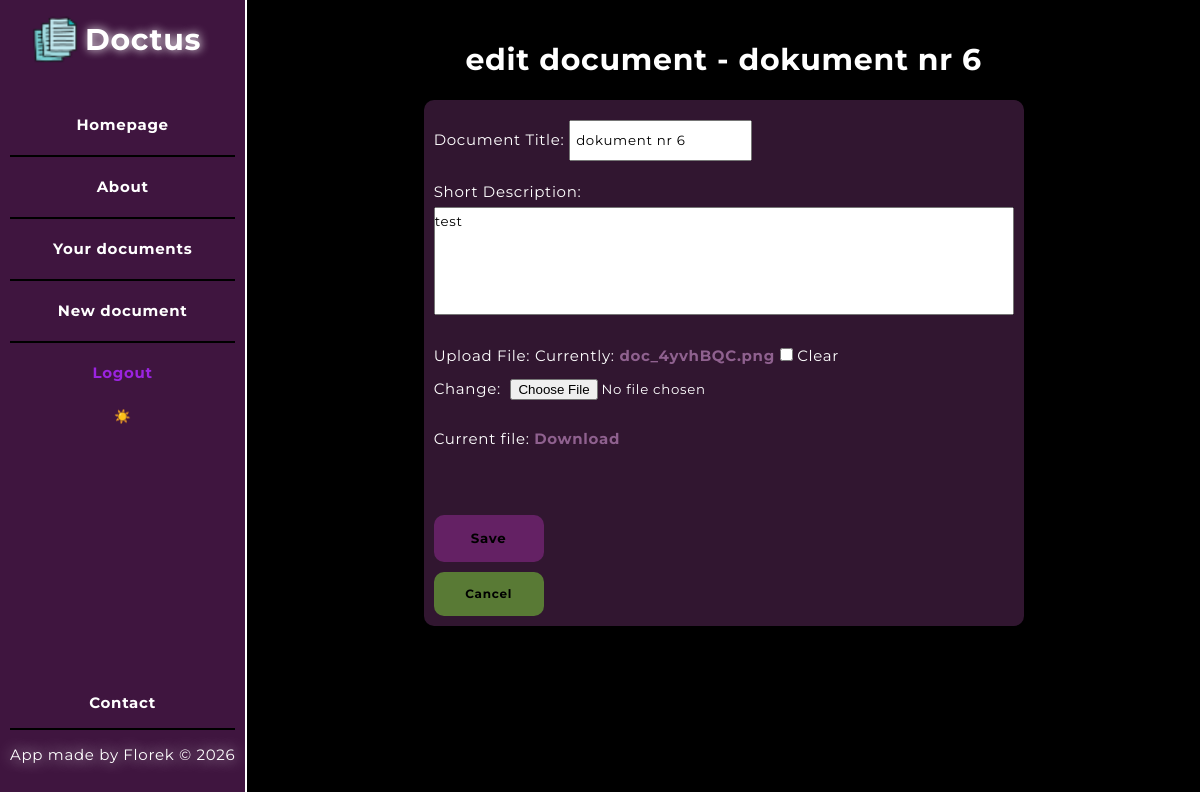
Page /documents/edit-document/dokument-nr-6 (signed in) on the earlier database version.
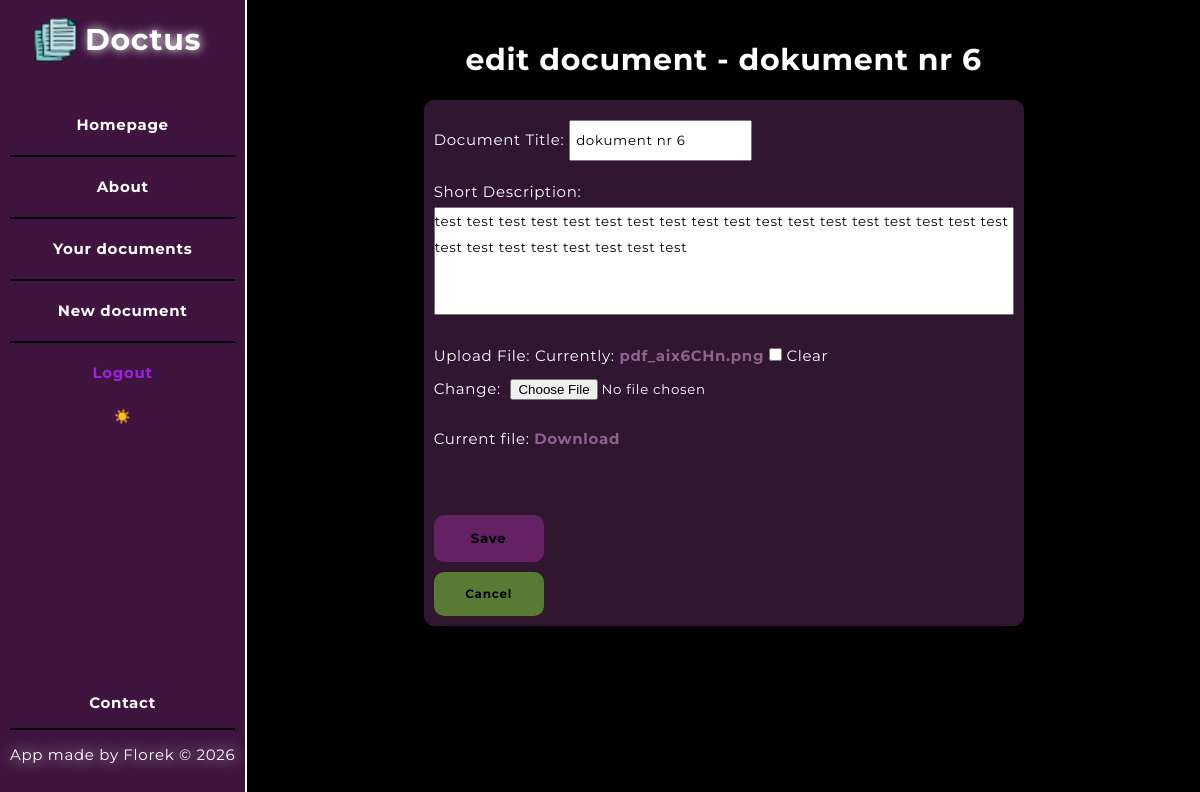
Same page on the later database version.
### documents/models.py (models this page shows, shortened)
class Document(models.Model):
    owner = models.ForeignKey(User, on_delete=models.CASCADE, related_name = "documents")
    title = models.CharField(max_length = 75)
    description = models.TextField(blank = True)
    date = models.DateTimeField(auto_now_add = True)
    slug = models.SlugField(blank = True)
    file = models.FileField(blank = True, null = True)
    class Meta:
        unique_together = ("owner", "slug")

### documents/views.py (the view)
@login_required(login_url='/users/login/')
def document_edit(request, slug):
    document = get_object_or_404(Document, slug=slug, owner=request.user)
    if request.method == 'POST':
        form = DocumentForm(request.POST, request.FILES, instance=document)
        if form.is_valid():
            form.save()
            return redirect('documents:page', slug=document.slug)
    else:
        form = DocumentForm(instance=document)
    return render(request, 'documents/document_edit.html', {'form': form, 'document': document})

### documents/forms.py
class DocumentForm(forms.ModelForm):
    class Meta:
        model = Document
        fields = ['title', 'description', 'file']
        labels = {
            'title': 'Document Title',
            'description': 'Short Description',
            'file': 'Upload File'
        }
        widgets = {
            'title': forms.TextInput(attrs={
                'placeholder': 'Enter document title',
                'class': 'input_field'
            }),
            'description': forms.Textarea(attrs={
                'placeholder': 'Enter a short description',
                'rows': 4,
                'class': 'edit_desc_area'
            }),
            'file': forms.ClearableFileInput(attrs={
                'class': 'edit_file_upload'
            })
        }

### documents/templates/documents/document_edit.html (shortened to what this page needs)
{% extends 'layout.html' %}
{% block content %}
    <h1> edit document - {{ document.title }}</h1>
    <form class="form" method="post" action="{% url 'documents:edit-document' slug=document.slug %}" enctype="multipart/form-data">
        {{ form.as_p }}
        {% if document.file %}
        <p>Current file: <a href="{{ document.file.url }}">Download</a></p>
        {% endif %}
        <div class="edit_buttons">
            <button class="submit">Save</button>
            <a href="{% url 'documents:page' slug=document.slug %}" class="cancel_button">Cancel</a>
        </div>
    </form>
{% endblock %}

Differences in the rows shown:
changed Document "dokument nr 6": description "test" → "test test test test test test test test test test test test test test test test test test test test test test test test test test"
Other differences:
text no longer shown: "Document Title: Short Description: Upload File: Currently: doc_4yvhBQC.png Clear Change:"
text now shown: "Document Title: Short Description: Upload File: Currently: pdf_aix6CHn.png Clear Change:"
